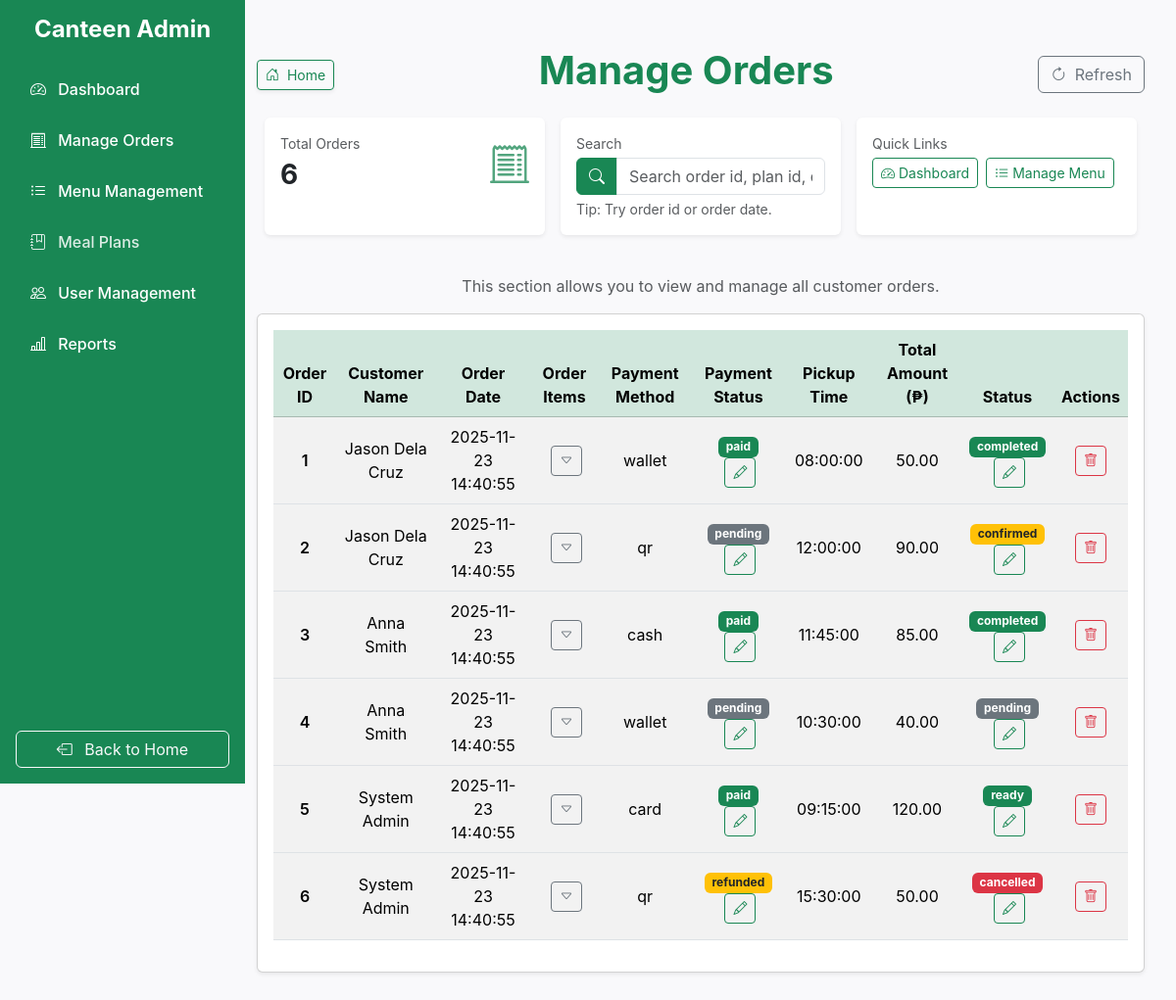
The page /pages/admin-pages/manage_orders.php (signed in) on the database its author committed.
### tables this page shows
CREATE TABLE IF NOT EXISTS `orders` (
  `order_id` INT NOT NULL AUTO_INCREMENT,
  `user_id` INT NOT NULL,
  `plan_id` INT NULL DEFAULT NULL,
  `total_amount` DECIMAL(10,2) NOT NULL,
  `payment_method` ENUM('wallet', 'cash', 'qr', 'card') NULL DEFAULT 'wallet',
  `order_date` DATETIME NULL DEFAULT CURRENT_TIMESTAMP,
  `pickup_time` TIME NULL DEFAULT NULL,
  `status` ENUM('pending', 'confirmed', 'preparing', 'ready', 'completed', 'cancelled') NULL DEFAULT 'pending',
  PRIMARY KEY (`order_id`),
  INDEX `user_id` (`user_id` ASC),
  INDEX `plan_id` (`plan_id` ASC),
  CONSTRAINT `orders_ibfk_1`
    FOREIGN KEY (`user_id`)
    REFERENCES `users` (`user_id`)
    ON DELETE CASCADE
    ON UPDATE CASCADE,
  CONSTRAINT `orders_ibfk_2`
    FOREIGN KEY (`plan_id`)
    REFERENCES `meal_plans` (`plan_id`)
    ON DELETE SET NULL
    ON UPDATE CASCADE);

### pages/admin-pages/manage_orders.php (the view, shortened to what this page needs)
<?php
$pageTitle = "Manage Orders - ArcherInnov Canteen Pre-order System";
include('../../includes/sidebar.php');
?>
<main class="admin-content container my-5 fullHeight d-flex flex-column align-items-center justify-content-start">
    <div class="d-flex justify-content-between align-items-center w-100 mb-3">
        <div class="d-flex align-items-center gap-2">
        <a href="../menu.php" class="btn btn-outline-success btn-sm shadow-sm">
            <i class="bi bi-house-door me-1"></i> Home
        </a>
        </div>
        <h1 class="text-center flex-grow-1 fw-bold text-success">Manage Orders</h1>
        <button class="btn btn-outline-secondary" onclick="window.location.reload()">
            <i class="bi bi-arrow-clockwise me-1"></i> Refresh
        </button>
    </div>
    <?php
    include ('../../config/db.php');
        $totalOrders = $conn->query("SELECT COUNT(*) as count FROM orders")->fetch_assoc()['count'];
        $sql = "SELECT * FROM orders ORDER BY order_date DESC";
        $stmt = $conn->prepare($sql);
        $stmt->execute();
        $result = $stmt->get_result();
        $orders = [];
        while ($row = $result->fetch_assoc()) {
            $orders[] = $row;
        }
    ?>
    <div class="row g-3 mb-3 w-100">
        <div class="col-md-4">
        <div class="card shadow-sm border-0 h-100">
            <div class="card-body">
            <div class="d-flex justify-content-between align-items-center">
                <div>
                <div class="text-muted small">Total Orders</div>
                <div class="fs-3 fw-bold" id="orderCount"><?= htmlspecialchars($totalOrders)?></div>
                </div>
                <i class="bi bi-receipt-cutoff fs-1 text-success opacity-75"></i>
            </div>
            </div>
        </div>
        </div>
        <div class="col-md-4">
        <div class="card shadow-sm border-0 h-100">
            <div class="card-body">
            <div class="text-muted small mb-1">Search</div>
            <div class="input-group">
                <span class="input-group-text bg-success text-white border-success">
                <i class="bi bi-search"></i>
                </span>
                <input type="text" id="orderFilter" class="form-control" placeholder="Search order id, plan id, date..." data-table="ordersTable">
            </div>
            <div class="form-text">Tip: Try order id or order date.</div>
            </div>
        </div>
        </div>
        <div class="col-md-4">
        <div class="card shadow-sm border-0 h-100">
            <div class="card-body">
                <div class="text-muted small mb-1">Quick Links</div>
                <div class="d-flex gap-2 flex-wrap">
                    <a href="dashboard.php" class="btn btn-outline-success btn-sm"><i class="bi bi-speedometer2 me-1"></i>Dashboard</a>
                    <a href="manage_menu.php" class="btn btn-outline-success btn-sm"><i class="bi bi-list-ul me-1"></i>Manage Menu</a>
                </div>
            </div>
        </div>
        </div>
    </div>
    <br>
    <p class="text-muted text-center">This section allows you to view and manage all customer orders.</p>
    <?php if(count($orders) > 0): ?>
    <div class="card shadow-sm">
        <div class="card-body">
        <div class="table-responsive">
            <table class="table table-striped table-hover align-middle">
            <thead class="table-success text-center">
                <tr>
                <th>Order ID</th>
                <th>Customer Name</th>
                <th>Order Date</th>
                <th>Order Items</th>
                <th>Payment Method</th>
                <th>Payment Status</th>
                <th>Pickup Time</th>
                <th>Total Amount (₱)</th>
                <th>Status</th>
                <th>Actions</th>
                </tr>
            </thead>
            <tbody id="ordersTable">
            <?php foreach ($orders as $order): ?>
                <?php
                    $customerId = $order['user_id'];
                    $customerSql = "SELECT full_name FROM users WHERE user_id = ?";
                    $customerStmt = $conn->prepare($customerSql);
                    $customerStmt->bind_param("i", $customerId);
                    $customerStmt->execute();
                    $customerResult = $customerStmt->get_result();
                    $customer = $customerResult->fetch_assoc();
                    $order['origin'] = $customer['full_name'];
                    $paymentSql = "SELECT payment_status FROM payments WHERE order_id = ?";
                    $paymentStmt = $conn->prepare($paymentSql);
                    $paymentStmt->bind_param("i", $order['order_id']);
                    $paymentStmt->execute();
                    $paymentResult = $paymentStmt->get_result();
                    if ($paymentRow = $paymentResult->fetch_assoc()) {
                        $order['payment_status'] = $paymentRow['payment_status'];
                    } else {
                        $order['payment_status'] = 'pending';
                    }
                ?>
                <tr id="order-<?=$order['order_id']?>" class="text-center">
                    <td class="fw-semibold"><?=$order['order_id']?></td>
                    <td><?=$order['origin']?></td>
                    <td><?=$order['order_date']?></td>
                    <td>
                        <button class="btn btn-sm btn-outline-secondary ms-1 toggleItems" data-id="<?=$order['order_id']?>" title="View Order Items">
                            <i class="bi bi-caret-down"></i>
                        </button>
                    </td>
                    <td><?=$order['payment_method']?></td>
                    <td>
                        <div class="payment-display" id="paymentDisplay-<?=$order['order_id']?>">
                            <span class="badge payment-badge
                                <?php if($order['payment_status'] === 'paid'):?>bg-success<?php endif; ?>
                                <?php if($order['payment_status'] === 'refunded'):?> bg-warning text-dark<?php endif; ?>
                                <?php if($order['payment_status'] === 'failed'):?>bg-danger<?php endif; ?>
                                <?php if($order['payment_status'] === 'pending'):?>bg-secondary<?php endif; ?>
                                ">
                            <?=$order['payment_status']?>
                            </span> <br>
                            <button class="btn btn-sm btn-outline-success ms-1 editPaymentBtn" data-id="<?=$order['order_id']?>"  data-type="payment" title="Edit Payment Status">
                                <i class="bi bi-pencil"></i>
                            </button>
                        </div>
                    </td>
                    <td><?=$order['pickup_time']?></td>
                    <td><?=number_format($order['total_amount'], 2)?></td>
                    <td>
                        <div class="status-display" id="statusDisplay-<?=$order['order_id']?>">
                            <span class="badge status-badge
                                <?php if($order['status'] === 'ready' || $order['status'] === 'completed'):?>bg-success<?php endif; ?>
                                <?php if($order['status'] === 'confirmed'):?> bg-warning text-dark<?php endif; ?>
                                <?php if($order['status'] === 'cancelled'):?>bg-danger<?php endif; ?>
                                <?php if($order['status'] === 'pending' || $order['status'] === 'preparing'):?>bg-secondary<?php endif; ?>
                                ">
                            <?=$order['status']?>
                            </span> <br>
                            <button class="btn btn-sm btn-outline-success ms-1 editStatusBtn" data-id="<?=$order['order_id']?>" data-type="status" title="Edit Status">
                                <i class="bi bi-pencil"></i>
                            </button>
                        </div>
                    </td>
                    <td>
                        <button class="btn btn-sm btn-outline-danger deleteOrderBtn" data-id="<?=$order['order_id']?>" data-action="delete_order" title="Delete Order">
                            <i class="bi bi-trash"></i>
                        </button>
                    </td>
                </tr>
            <?php endforeach; ?>
            </tbody>
            </table>
        </div>
        </div>
    </div>
    <?php else: ?>
        <div class="alert alert-secondary text-center" role="alert">
            No Orders found.
        </div>
    <?php endif; ?>
    </div>
<?php include ('../../includes/closing.php');

### includes/sidebar.php (shortened to what this page needs)
<!DOCTYPE html>
<html lang="en">
<head>
  <link href="https://cdn.jsdelivr.net/npm/bootstrap@5.3.3/dist/css/bootstrap.min.css" rel="stylesheet" />
  <link href="https://cdn.jsdelivr.net/npm/bootstrap-icons@1.11.3/font/bootstrap-icons.css" rel="stylesheet" />
  <link href="../../assets/css/admin.css" rel="stylesheet" type="text/css" media="all">
</head>
<body>
  <div class="admin-wrapper d-flex">
    <nav class="admin-sidebar d-flex flex-column justify-content-between p-3">
      <div>
        <h4 class="text-white mb-4 text-center fw-bold">Canteen Admin</h4>
        <ul class="nav flex-column">
          <li class="nav-item mb-2">
            <a href="dashboard.php" class="nav-link text-white <?php if ($pageTitle === 'Management Dashboard - ArcherInnov Canteen Pre-order System') echo 'active' ?>>">
              <i class="bi bi-speedometer2 me-2"></i> Dashboard
            </a>
          </li>
          <li class="nav-item mb-2">
            <a href="manage_orders.php" class="nav-link text-white <?php if ($pageTitle === 'Manage Orders - ArcherInnov Canteen Pre-order System') echo 'active' ?>>">
              <i class="bi bi-receipt-cutoff me-2"></i> Manage Orders
            </a>
          </li>
          <li class="nav-item mb-2">
            <a href="manage_menu.php" class="nav-link text-white <?php if ($pageTitle === 'Menu Management - ArcherInnov Canteen Pre-order System') echo 'active' ?>>">
              <i class="bi bi-list-ul me-2"></i> Menu Management
            </a>
          </li>
          <li class="nav-item mb-2">
            <a href="manage_meal_plans.php" class="nav-link text-white<?php if ($pageTitle === 'Meal Plans - ArcherInnov Canteen Pre-order System') echo 'active' ?>>">
              <i class="bi bi-journal-bookmark me-2"></i> Meal Plans
            </a>
          </li>
            <?php if (isset($_SESSION['is_admin'])) : ?>
              <li class="nav-item mb-2">
                  <a href="manage_users.php" class="nav-link text-white <?php if ($pageTitle === 'User Management - ArcherInnov Canteen Pre-order System') echo 'active' ?>>">
                  <i class="bi bi-people me-2"></i> User Management
                  </a>
              </li>
              <li class="nav-item mb-2">
                  <a href="reports.php" class="nav-link text-white <?php if ($pageTitle === 'Reports - ArcherInnov Canteen Pre-order System') echo 'active' ?>>">
                  <i class="bi bi-bar-chart-line me-2"></i> Reports
                  </a>
              </li>
            <?php endif; ?>
        </ul>
      </div>
      <div>
        <a href="../menu.php" class="btn btn-outline-light w-100 mt-3 logoutButton">
          <i class="bi bi-box-arrow-left me-2"></i> Back to Home
        </a>
      </div>
    </nav>

### includes/closing.php (shortened to what this page needs)
        <div class="position-fixed bottom-0 end-0 p-3" style="z-index: 11">
        </div>
</body>
</html>

### assets/css/admin.css (style rules this page uses)
.fullHeight { min-height: 85vh; }
body { margin: 0; font-family: "Inter", sans-serif; background-color: #f9f9fb; }
.admin-wrapper { min-height: 100vh; overflow: hidden; }
.admin-sidebar { width: 250px; min-height: 100vh; background-color: #198754; position: fixed; top: 0; left: 0; color: white; }
.admin-content { margin-left: 250px; margin-right: 20px; width: calc(100% - 250px); }
.nav-link { color: rgba(255,255,255,0.85); font-weight: 500; border-radius: 8px; padding: 10px 15px; transition: all 0.2s ease; }

### rows shown on the page
orders: order_id "1", origin "Jason Dela Cruz", order_date "2025-11-23 14:40:55", payment_method "wallet", payment_status "paid", pickup_time "08:00:00", total_amount "50.00", status "completed"
orders: order_id "2", origin "Jason Dela Cruz", order_date "2025-11-23 14:40:55", payment_method "qr", payment_status "pending", pickup_time "12:00:00", total_amount "90.00", status "confirmed"
orders: order_id "3", origin "Anna Smith", order_date "2025-11-23 14:40:55", payment_method "cash", payment_status "paid", pickup_time "11:45:00", total_amount "85.00", status "completed"
orders: order_id "4", origin "Anna Smith", order_date "2025-11-23 14:40:55", payment_method "wallet", status "pending", pickup_time "10:30:00", total_amount "40.00"
orders: order_id "5", origin "System Admin", order_date "2025-11-23 14:40:55", payment_method "card", payment_status "paid", pickup_time "09:15:00", total_amount "120.00", status "ready"
orders: order_id "6", origin "System Admin", order_date "2025-11-23 14:40:55", payment_method "qr", payment_status "refunded", pickup_time "15:30:00", total_amount "50.00", status "cancelled"

### other values the page prints
$totalOrders "6"
